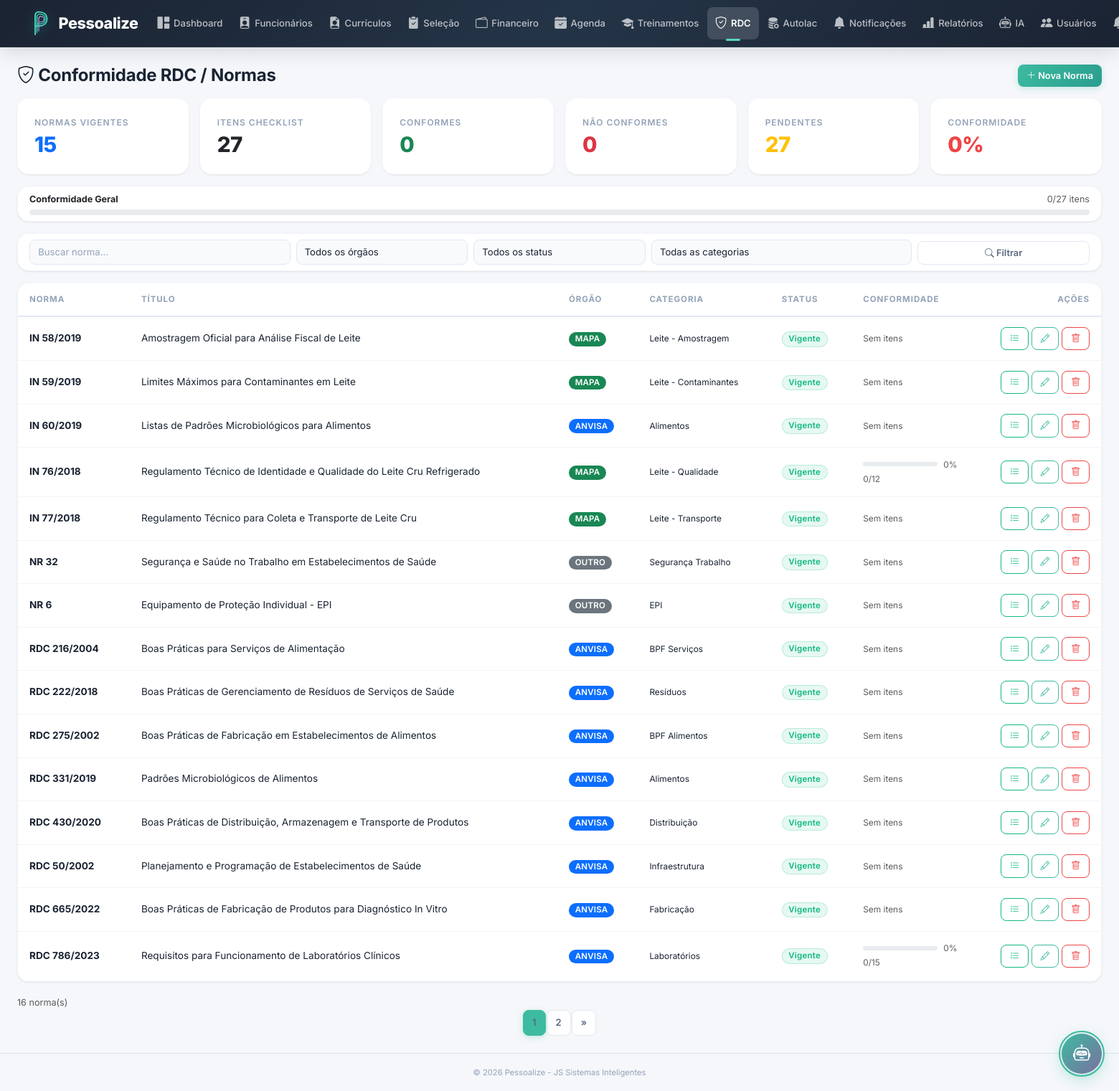
The page /index.php?module=rdc (signed in) on the database its author committed.
### tables this page shows
CREATE TABLE IF NOT EXISTS rdc_normas (
    id INT AUTO_INCREMENT PRIMARY KEY,
    numero VARCHAR(50) NOT NULL,
    titulo VARCHAR(300) NOT NULL,
    orgao ENUM('ANVISA','MAPA','INMETRO','OUTRO') DEFAULT 'ANVISA',
    data_publicacao DATE,
    data_vigencia DATE,
    descricao TEXT,
    categoria VARCHAR(100),
    status ENUM('vigente','revogada','alterada') DEFAULT 'vigente',
    url_oficial VARCHAR(500),
    observacoes TEXT,
    criado_em DATETIME DEFAULT CURRENT_TIMESTAMP,
    atualizado_em DATETIME DEFAULT CURRENT_TIMESTAMP ON UPDATE CURRENT_TIMESTAMP
);

### core/Database.php (called while the page is built, shortened)
<?php
class Database {
    private static $instance = null;
    private $pdo;
    private function __construct() {
        try {
            $dsn = 'mysql:host=' . DB_HOST . ';dbname=' . DB_NAME . ';charset=' . DB_CHARSET;
            $this->pdo = new PDO($dsn, DB_USER, DB_PASS, [
                PDO::ATTR_ERRMODE => PDO::ERRMODE_EXCEPTION,
                PDO::ATTR_DEFAULT_FETCH_MODE => PDO::FETCH_ASSOC,
                PDO::ATTR_EMULATE_PREPARES => false,
            ]);
        } catch (PDOException $e) {
            die('Erro na conexão com o banco de dados. Verifique as configurações.');
        }
    }
    public static function getInstance() {
        if (self::$instance === null) {
            self::$instance = new self();
        }
        return self::$instance;
    }
    public function query($sql, $params = []) {
        $stmt = $this->pdo->prepare($sql);
        $stmt->execute($params);
        return $stmt;
    }
    public function fetch($sql, $params = []) {
        return $this->query($sql, $params)->fetch();
    }
    public function fetchAll($sql, $params = []) {
        return $this->query($sql, $params)->fetchAll();
    }
    public function count($table, $where = '1=1', $params = []) {
        $sql = "SELECT COUNT(*) as total FROM {$table} WHERE {$where}";
        return (int) $this->fetch($sql, $params)['total'];
    }
}

### modules/rdc/index.php (the view, shortened to what this page needs)
<?php
$db = Database::getInstance();
try {
    $db->fetch("SELECT 1 FROM rdc_normas LIMIT 1");
} catch (Exception $e) {
    ?>
    <div class="d-flex justify-content-between align-items-center mb-3">
        <h4 class="fw-bold mb-0"><i class="bi bi-shield-check"></i> Conformidade RDC / Normas</h4>
    </div>
    <div class="card">
        <div class="card-body text-center py-5">
            <i class="bi bi-database-exclamation" style="font-size:3rem;opacity:0.3;color:var(--warning)"></i>
            <h5 class="mt-3">Módulo RDC não configurado</h5>
            <p class="text-muted">
                As tabelas do módulo RDC ainda não foram criadas no banco de dados.<br>
                Execute o script <code>database.sql</code> para criar as tabelas necessárias
                (<code>rdc_normas</code>, <code>rdc_itens_conformidade</code>, <code>rdc_verificacoes</code>).
            </p>
            <a href="index.php?module=dashboard" class="btn btn-pessoalize">
                <i class="bi bi-arrow-left"></i> Voltar ao Dashboard
            </a>
        </div>
    </div>
    <?php
    return;
}
$page = max(1, (int)($_GET['page'] ?? 1));
$perPage = 15;
$offset = ($page - 1) * $perPage;
$search = trim($_GET['search'] ?? '');
$orgaoFilter = $_GET['orgao'] ?? '';
$statusFilter = $_GET['status'] ?? '';
$categoriaFilter = $_GET['categoria'] ?? '';
$where = '1=1';
$params = [];
$total = $db->fetch("SELECT COUNT(*) as total FROM rdc_normas n WHERE {$where}", $params)['total'];
$normas = $db->fetchAll(
    "SELECT n.*,
        (SELECT COUNT(*) FROM rdc_itens_conformidade WHERE norma_id = n.id AND ativo = 1) as total_itens,
        (SELECT COUNT(*) FROM rdc_verificacoes v JOIN rdc_itens_conformidade i ON v.item_id = i.id WHERE i.norma_id = n.id AND v.status = 'conforme') as itens_conformes,
        (SELECT COUNT(*) FROM rdc_verificacoes v JOIN rdc_itens_conformidade i ON v.item_id = i.id WHERE i.norma_id = n.id AND v.status = 'nao_conforme') as itens_nao_conformes
     FROM rdc_normas n
     WHERE {$where}
     ORDER BY n.status = 'vigente' DESC, n.numero ASC
     LIMIT {$perPage} OFFSET {$offset}",
    $params
);
$totalNormas = $db->count('rdc_normas', "status = 'vigente'");
$totalItens = $db->count('rdc_itens_conformidade', 'ativo = 1');
$totalConformes = $db->fetch(
    "SELECT COUNT(DISTINCT v.item_id) as t FROM rdc_verificacoes v
     JOIN rdc_itens_conformidade i ON v.item_id = i.id
     WHERE i.ativo = 1
     AND v.id = (SELECT MAX(v2.id) FROM rdc_verificacoes v2 WHERE v2.item_id = v.item_id)
     AND v.status = 'conforme'"
)['t'];
$totalNaoConformes = $db->fetch(
    "SELECT COUNT(DISTINCT v.item_id) as t FROM rdc_verificacoes v
     JOIN rdc_itens_conformidade i ON v.item_id = i.id
     WHERE i.ativo = 1
     AND v.id = (SELECT MAX(v2.id) FROM rdc_verificacoes v2 WHERE v2.item_id = v.item_id)
     AND v.status = 'nao_conforme'"
)['t'];
$totalVerificados = $db->fetch(
    "SELECT COUNT(DISTINCT v.item_id) as t FROM rdc_verificacoes v
     JOIN rdc_itens_conformidade i ON v.item_id = i.id
     WHERE i.ativo = 1
     AND v.id = (SELECT MAX(v2.id) FROM rdc_verificacoes v2 WHERE v2.item_id = v.item_id)
     AND v.status NOT IN ('pendente')"
)['t'];
$totalPendentes = $totalItens - $totalVerificados;
$percentConformidade = $totalItens > 0 ? round(($totalConformes / $totalItens) * 100) : 0;
?>
<div class="d-flex justify-content-between align-items-center mb-3">
    <h4 class="fw-bold mb-0"><i class="bi bi-shield-check"></i> Conformidade RDC / Normas</h4>
    <div>
        <a href="index.php?module=rdc&action=form" class="btn btn-pessoalize btn-sm">
            <i class="bi bi-plus-lg"></i> Nova Norma
        </a>
    </div>
</div>
<div class="row g-3 mb-3">
    <div class="col-6 col-lg-2">
        <div class="card card-dash">
            <div class="card-body">
                <div class="card-title">Normas Vigentes</div>
                <div class="card-value text-primary"><?= $totalNormas ?></div>
            </div>
        </div>
    </div>
    <div class="col-6 col-lg-2">
        <div class="card card-dash">
            <div class="card-body">
                <div class="card-title">Itens Checklist</div>
                <div class="card-value"><?= $totalItens ?></div>
            </div>
        </div>
    </div>
    <div class="col-6 col-lg-2">
        <div class="card card-dash">
            <div class="card-body">
                <div class="card-title">Conformes</div>
                <div class="card-value text-success"><?= $totalConformes ?></div>
            </div>
        </div>
    </div>
    <div class="col-6 col-lg-2">
        <div class="card card-dash">
            <div class="card-body">
                <div class="card-title">Não Conformes</div>
                <div class="card-value text-danger"><?= $totalNaoConformes ?></div>
            </div>
        </div>
    </div>
    <div class="col-6 col-lg-2">
        <div class="card card-dash">
            <div class="card-body">
                <div class="card-title">Pendentes</div>
                <div class="card-value text-warning"><?= max(0, $totalPendentes) ?></div>
            </div>
        </div>
    </div>
    <div class="col-6 col-lg-2">
        <div class="card card-dash">
            <div class="card-body">
                <div class="card-title">Conformidade</div>
                <div class="card-value" style="color: <?= $percentConformidade >= 80 ? 'var(--success)' : ($percentConformidade >= 50 ? 'var(--warning)' : 'var(--danger)') ?>"><?= $percentConformidade ?>%</div>
            </div>
        </div>
    </div>
</div>
<?php if ($totalItens > 0): ?>
<div class="card mb-3">
    <div class="card-body py-2">
        <div class="d-flex justify-content-between align-items-center mb-1">
            <small class="fw-bold">Conformidade Geral</small>
            <small class="text-muted"><?= $totalConformes ?>/<?= $totalItens ?> itens</small>
        </div>
        <div class="progress" style="height: 8px;">
        </div>
    </div>
</div>
<?php endif; ?>
<div class="card mb-3">
    <div class="card-body py-2">
        <form method="GET" class="row g-2 align-items-end">
            <div class="col-md-3">
                <input type="text" name="search" class="form-control form-control-sm" placeholder="Buscar norma..." value="<?= e($search) ?>">
            </div>
            <div class="col-md-2">
                <select name="orgao" class="form-select form-select-sm">
                    <option value="">Todos os órgãos</option>
                </select>
            </div>
            <div class="col-md-2">
                <select name="status" class="form-select form-select-sm">
                    <option value="">Todos os status</option>
                </select>
            </div>
            <div class="col-md-3">
                <select name="categoria" class="form-select form-select-sm">
                    <option value="">Todas as categorias</option>
                </select>
            </div>
            <div class="col-md-2">
                <button type="submit" class="btn btn-outline-secondary btn-sm w-100"><i class="bi bi-search"></i> Filtrar</button>
            </div>
        </form>
    </div>
</div>
<div class="card">
    <div class="card-body p-0">
        <div class="table-responsive">
            <table class="table table-hover mb-0">
                <thead>
                    <tr>
                        <th>Norma</th>
                        <th>Título</th>
                        <th>Órgão</th>
                        <th>Categoria</th>
                        <th>Status</th>
                        <th>Conformidade</th>
                        <th class="text-end">Ações</th>
                    </tr>
                </thead>
                <tbody>
                    <?php if (empty($normas)): ?>
                        <tr><td colspan="7" class="text-center text-muted py-4">Nenhuma norma cadastrada.</td></tr>
                    <?php else: ?>
                        <?php foreach ($normas as $n): ?>
                        <?php
                            $percNorma = $n['total_itens'] > 0 ? round(($n['itens_conformes'] / $n['total_itens']) * 100) : 0;
                        ?>
                        <tr class="<?= $n['status'] === 'revogada' ? 'table-secondary' : '' ?>">
                            <td><strong><?= e($n['numero']) ?></strong></td>
                            <td>
                                <?= e(mb_substr($n['titulo'], 0, 80)) ?><?= mb_strlen($n['titulo']) > 80 ? '...' : '' ?>
                            </td>
                            <td>
                                <span class="badge <?= $n['orgao'] === 'ANVISA' ? 'bg-primary' : ($n['orgao'] === 'MAPA' ? 'bg-success' : 'bg-secondary') ?>">
                                    <?= e($n['orgao']) ?>
                                </span>
                            </td>
                            <td><small><?= e($n['categoria'] ?? '-') ?></small></td>
                            <td>
                                <span class="badge badge-<?= $n['status'] === 'vigente' ? 'ativo' : ($n['status'] === 'revogada' ? 'inativo' : 'ferias') ?>">
                                    <?= ucfirst($n['status']) ?>
                                </span>
                            </td>
                            <td>
                                <?php if ($n['total_itens'] > 0): ?>
                                    <div class="d-flex align-items-center gap-2">
                                        <div class="progress flex-grow-1" style="height: 6px; min-width: 60px;">
                                        </div>
                                        <small class="text-muted"><?= $percNorma ?>%</small>
                                    </div>
                                    <small class="text-muted"><?= $n['itens_conformes'] ?>/<?= $n['total_itens'] ?></small>
                                <?php else: ?>
                                    <small class="text-muted">Sem itens</small>
                                <?php endif; ?>
                            </td>
                            <td class="text-end">
                                <a href="index.php?module=rdc&action=checklist&id=<?= $n['id'] ?>" class="btn btn-sm btn-outline-success" title="Checklist"><i class="bi bi-list-check"></i></a>
                                <a href="index.php?module=rdc&action=form&id=<?= $n['id'] ?>" class="btn btn-sm btn-outline-primary" title="Editar"><i class="bi bi-pencil"></i></a>
                                <a href="index.php?module=rdc&action=delete&id=<?= $n['id'] ?>" class="btn btn-sm btn-outline-danger btn-delete" title="Excluir"><i class="bi bi-trash"></i></a>
                            </td>
                        </tr>
                        <?php endforeach; ?>
                    <?php endif; ?>
                </tbody>
            </table>
        </div>
    </div>
</div>
<div class="mt-3">
    <small class="text-muted"><?= $total ?> norma(s)</small>
    <?= paginate($total, $perPage, $page, 'index.php?module=rdc&search=' . urlencode($search) . '&orgao=' . urlencode($orgaoFilter) . '&status=' . urlencode($statusFilter) . '&categoria=' . urlencode($categoriaFilter)) ?>
</div>

### core/helpers.php (shortened to what this page needs)
<?php
function e($string) {
    return htmlspecialchars($string ?? '', ENT_QUOTES, 'UTF-8');
}
function paginate($total, $perPage, $currentPage, $url) {
    $totalPages = ceil($total / $perPage);
    $html = '<nav><ul class="pagination pagination-sm justify-content-center">';
    for ($i = max(1, $currentPage - 2); $i <= min($totalPages, $currentPage + 2); $i++) {
        $active = $i === $currentPage ? ' active' : '';
        $html .= '<li class="page-item' . $active . '"><a class="page-link" href="' . $url . '&page=' . $i . '">' . $i . '</a></li>';
    }
    if ($currentPage < $totalPages) {
        $html .= '<li class="page-item"><a class="page-link" href="' . $url . '&page=' . ($currentPage + 1) . '">&raquo;</a></li>';
    }
    $html .= '</ul></nav>';
    return $html;
}

### rows shown on the page
rdc_normas: numero "IN 58/2019", titulo "Amostragem Oficial para Análise Fiscal de Leite", orgao "MAPA", categoria "Leite - Amostragem", status "Vigente", shows "Sem itens"
rdc_normas: numero "IN 59/2019", titulo "Limites Máximos para Contaminantes em Leite", orgao "MAPA", categoria "Leite - Contaminantes", status "Vigente", shows "Sem itens"
rdc_normas: numero "IN 60/2019", titulo "Listas de Padrões Microbiológicos para Alimentos", orgao "ANVISA", categoria "Alimentos", status "Vigente", shows "Sem itens"
rdc_normas: numero "IN 76/2018", titulo "Regulamento Técnico de Identidade e Qualidade do Leite Cru Refrigerado", orgao "MAPA", categoria "Leite - Qualidade", status "Vigente", percNorma "0", itens_conformes "0", total_itens "12"
rdc_normas: numero "IN 77/2018", titulo "Regulamento Técnico para Coleta e Transporte de Leite Cru", orgao "MAPA", categoria "Leite - Transporte", status "Vigente", shows "Sem itens"
rdc_normas: numero "NR 32", titulo "Segurança e Saúde no Trabalho em Estabelecimentos de Saúde", orgao "OUTRO", categoria "Segurança Trabalho", status "Vigente", shows "Sem itens"
rdc_normas: numero "NR 6", titulo "Equipamento de Proteção Individual - EPI", orgao "OUTRO", categoria "EPI", status "Vigente", shows "Sem itens"
rdc_normas: numero "RDC 216/2004", titulo "Boas Práticas para Serviços de Alimentação", orgao "ANVISA", categoria "BPF Serviços", status "Vigente", shows "Sem itens"
rdc_normas: numero "RDC 222/2018", titulo "Boas Práticas de Gerenciamento de Resíduos de Serviços de Saúde", orgao "ANVISA", categoria "Resíduos", status "Vigente", shows "Sem itens"
rdc_normas: numero "RDC 275/2002", titulo "Boas Práticas de Fabricação em Estabelecimentos de Alimentos", orgao "ANVISA", categoria "BPF Alimentos", status "Vigente", shows "Sem itens"
rdc_normas: numero "RDC 331/2019", titulo "Padrões Microbiológicos de Alimentos", orgao "ANVISA", categoria "Alimentos", status "Vigente", shows "Sem itens"
rdc_normas: numero "RDC 430/2020", titulo "Boas Práticas de Distribuição, Armazenagem e Transporte de Produtos", orgao "ANVISA", categoria "Distribuição", status "Vigente", shows "Sem itens"
rdc_normas: numero "RDC 50/2002", titulo "Planejamento e Programação de Estabelecimentos de Saúde", orgao "ANVISA", categoria "Infraestrutura", status "Vigente", shows "Sem itens"
rdc_normas: numero "RDC 665/2022", titulo "Boas Práticas de Fabricação de Produtos para Diagnóstico In Vitro", orgao "ANVISA", categoria "Fabricação", status "Vigente", shows "Sem itens"
rdc_normas: numero "RDC 786/2023", titulo "Requisitos para Funcionamento de Laboratórios Clínicos", orgao "ANVISA", categoria "Laboratórios", status "Vigente", percNorma "0", itens_conformes "0", total_itens "15"

### other values the page prints
APP_NAME "Pessoalize"
$totalNormas "15"
$totalItens "27"
$totalConformes "0"
$totalNaoConformes "0"
max(0, $totalPendentes) "27"
$percentConformidade "0"
$total "16"
